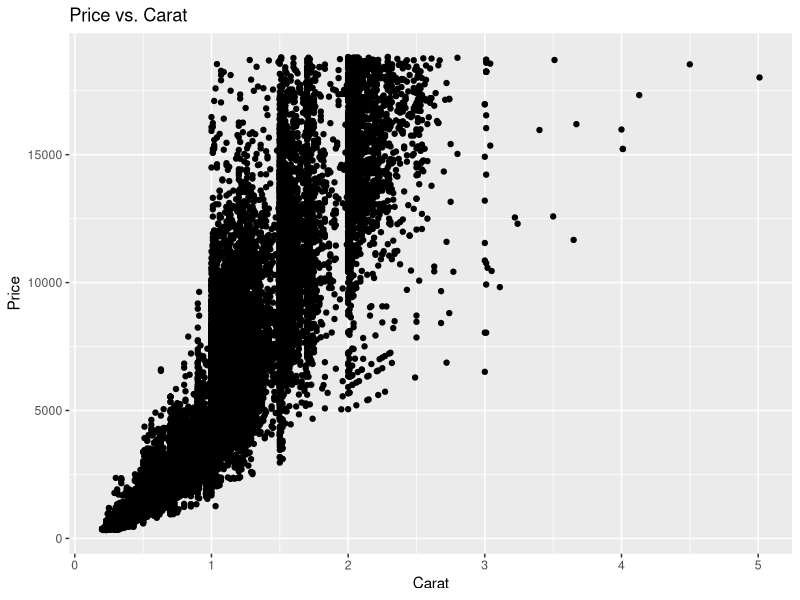

This figure's R source:
library(tidyverse)

ggplot(data = diamonds, aes(x = carat, y = price)) +
  geom_point() +
  xlab("Carat") +
  ylab("Price") +
  ggtitle("Price vs. Carat")
  #New line - Ruban
